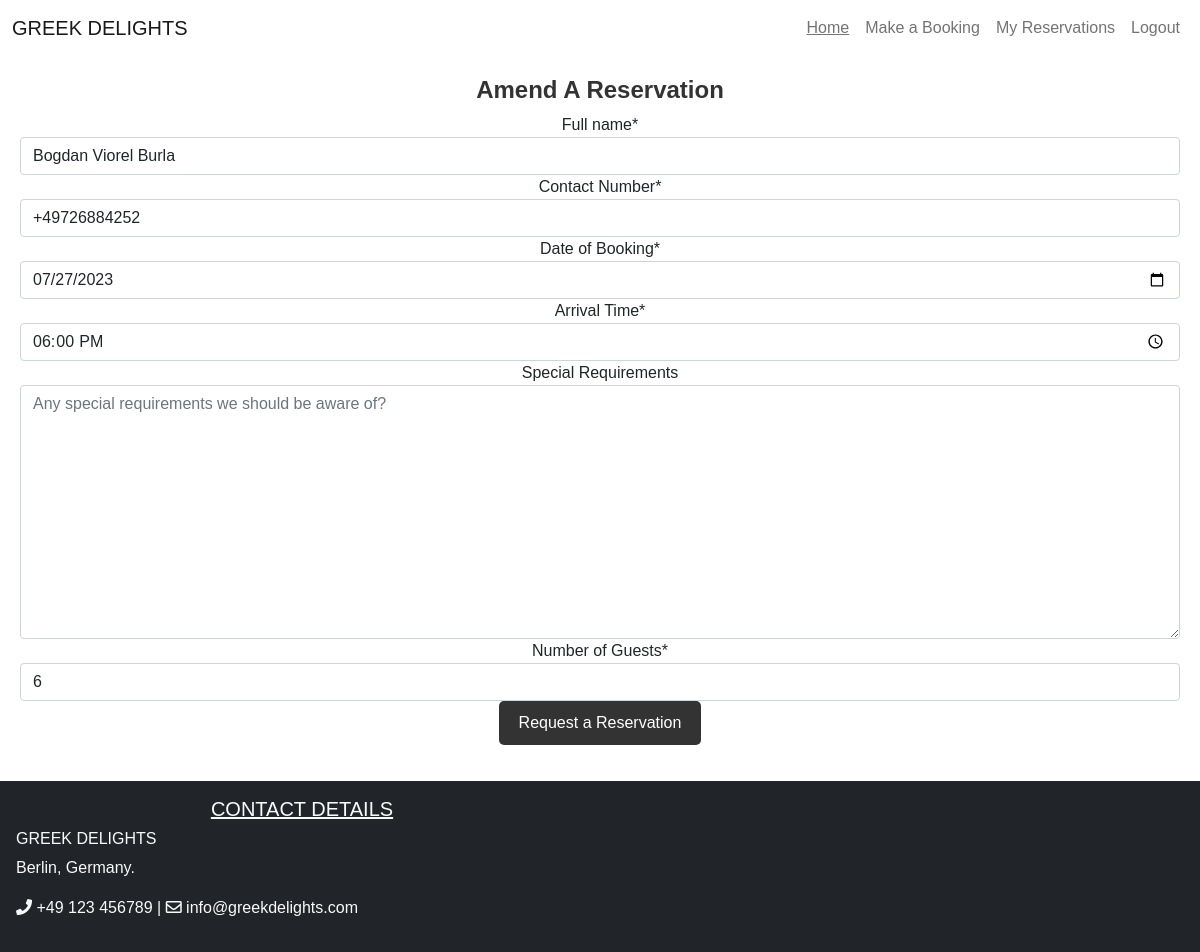
Page /amend/11/ (signed in) on the committed database.
### reservation/models.py (models this page shows, shortened)
class Reservation(models.Model):
    user = models.ForeignKey(User, on_delete=models.CASCADE)
    full_name = models.CharField(max_length=300, blank=False)
    email = models.CharField(max_length=300, blank=False)
    phoneNumberRegex = RegexValidator(regex=r'^\+?1?\d{9,15}$')
    mobile = models.CharField(validators=[phoneNumberRegex], max_length=15, blank=False)
    date = models.DateField(blank=False)
    time = models.TimeField(blank=False)
    guests = models.PositiveIntegerField(blank=False)
    requests = models.TextField(max_length=400)
    status = models.IntegerField(choices=STATUS, default=0)
    class Meta:
        ordering = ['-date']
        constraints = [
            models.UniqueConstraint(
                fields=['user', 'date', 'time'], name='unique_reservation'
            ),
        ]

### reservation/views.py (the view)
# urls.py: path('amend/<reservation_id>/', views.amend_reservation, name='amend'),
def amend_reservation(request, reservation_id):
    if request.user.is_authenticated:
        reservation = get_object_or_404(Reservation, id=reservation_id)
        current_user = request.user
        if current_user == reservation.user:
            context = {
                "mobile": reservation.mobile,
                "date": reservation.date,
                "time": reservation.time,
                "requests": reservation.requests,
                "guests": reservation.guests
            }
            if request.method == 'POST':
                reservation_form = ReservationForm(request.POST, instance=reservation)
                if reservation_form.is_valid():
                    updated_reservation = reservation_form.save(commit=False)
                    updated_reservation.status = 0
                    try:
                        updated_reservation.save()
                    except IntegrityError:
                        error = 'You have already requested this reservation'
                        return render(request, 'amend_reservation.html', {
                            "reservation_form": ReservationForm(request.POST),
                            'error': error,
                        })
                    return redirect(reverse("reservations"))
                else:
                    return render(request, 'amend_reservation.html', {
                        "reservation_form": ReservationForm(request.POST)
                    })
            else:
                reservation_form = ReservationForm(instance=reservation)
                return render(request, 'amend_reservation.html', {
                    "reservation_form": reservation_form,
                    "reservation_id": reservation_id
                })
        else:
            return redirect(reverse("reservations"))
    else:
        return redirect(reverse("account_login"))

### reservation/templates/amend_reservation.html (shortened to what this page needs)
{% extends "base.html" %}
{% block content %}
{% load crispy_forms_tags %}
<div class="container mb-3">
    <div class="row">
        <div class="col-lg-12 text-center">
            <h4 class="page-heading">Amend A Reservation</h4>
            <form method="POST">
                {{ reservation_form | crispy }}
                <button type="submit" class="btn btn-dark">Request a Reservation</button>
            </form>
        </div>
    </div>
</div>
{% endblock %}

### reservation/static/reservation/style.css (style rules this page uses)
body { font-family: Arial, sans-serif; }
.container { max-width: 1200px; margin: 0 auto; padding: 20px; }
.page-heading { color: #333; font-size: 24px; font-weight: bold; }
.btn { display: inline-block; padding: 10px 20px; background-color: #007bff; color: #fff; text-decoration: none; border: none; border-radius: 5px; cursor: pointer; }
.btn-dark { background-color: #333; }

### rows in the picture
Reservation: full_name "Bogdan Viorel Burla", mobile "+49726884252", date "07/27/2023", time "18:00:00", guests "6"
